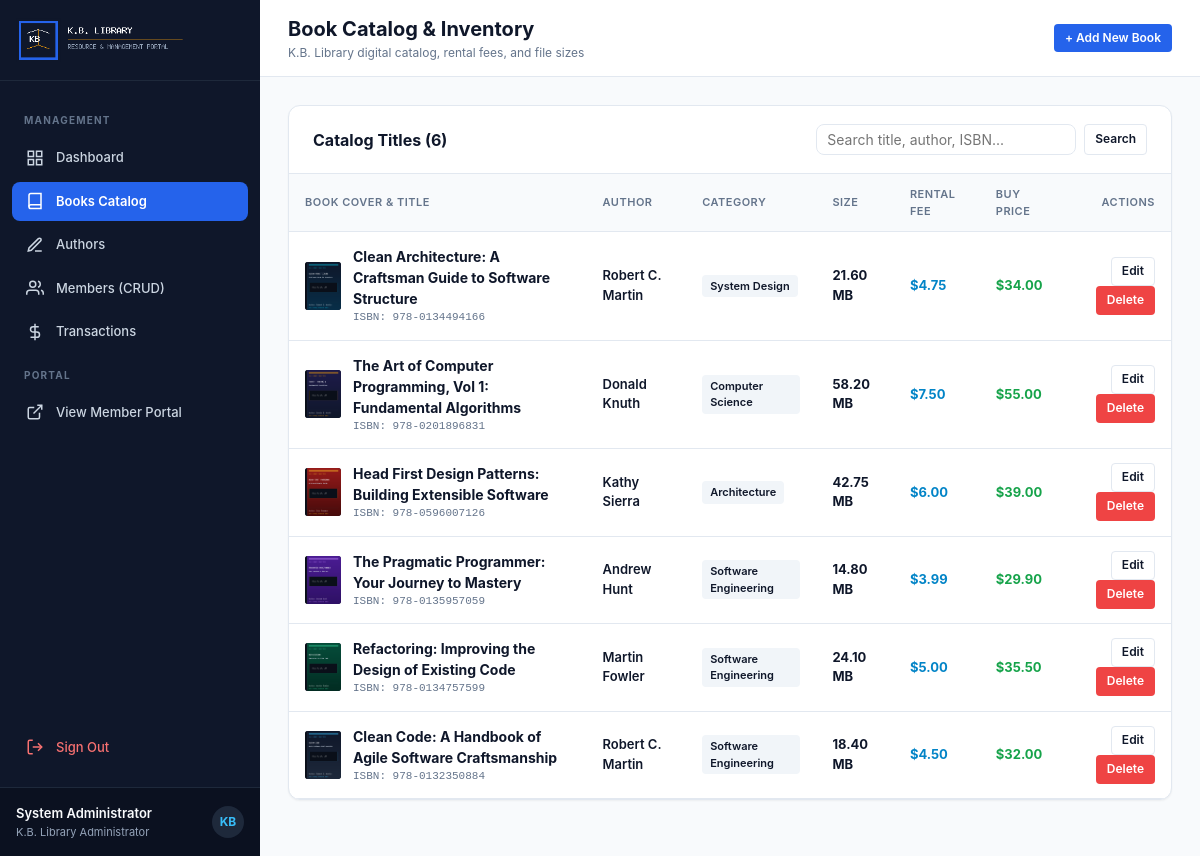
The app's page /admin_books.php (signed in) with its own data.
### tables this page shows
CREATE TABLE books (
    id INT AUTO_INCREMENT PRIMARY KEY,
    author_id INT NOT NULL,
    title VARCHAR(200) NOT NULL,
    isbn VARCHAR(30) NULL,
    category VARCHAR(100) NOT NULL,
    rent_price DECIMAL(10,2) NOT NULL DEFAULT 5.00,
    buy_price DECIMAL(10,2) NOT NULL DEFAULT 25.00,
    size_mb DECIMAL(8,2) NOT NULL DEFAULT 15.50,
    total_copies INT NOT NULL DEFAULT 100,
    available_copies INT NOT NULL DEFAULT 100,
    cover_image VARCHAR(255) NULL,
    created_at TIMESTAMP DEFAULT CURRENT_TIMESTAMP,
    CONSTRAINT fk_books_author FOREIGN KEY (author_id) REFERENCES authors(id) ON DELETE CASCADE
);

CREATE TABLE authors (
    id INT AUTO_INCREMENT PRIMARY KEY,
    name VARCHAR(150) NOT NULL,
    email VARCHAR(150) NULL,
    biography TEXT NULL,
    created_at TIMESTAMP DEFAULT CURRENT_TIMESTAMP
);

### admin_books.php (the view, shortened to what this page needs)
<?php
require_once __DIR__ . '/db.php';
$action = $_GET['action'] ?? 'list';
$search_query = trim($_GET['q'] ?? '');
$sql = "
    SELECT b.*, a.name AS author_name
    FROM books b
    JOIN authors a ON b.author_id = a.id
    WHERE 1=1
";
$params = [];
$sql .= " ORDER BY b.id DESC";
$stmt = $pdo->prepare($sql);
$stmt->execute($params);
$books = $stmt->fetchAll();
?>
<!DOCTYPE html>
<html lang="en">
<head>
    <link rel="stylesheet" href="css/style.css">
</head>
<body>
    <div class="app-layout">
        <?php include __DIR__ . '/admin_sidebar.php'; ?>
        <main class="main-content">
            <header class="topbar">
                <div class="topbar-title-section">
                    <h1>Book Catalog &amp; Inventory</h1>
                    <p>K.B. Library digital catalog, rental fees, and file sizes</p>
                </div>
                <div class="topbar-actions">
                    <?php if ($action !== 'create' && $action !== 'edit'): ?>
                        <a href="admin_books.php?action=create" class="btn btn-primary btn-sm">+ Add New Book</a>
                    <?php else: ?>
                        <a href="admin_books.php" class="btn btn-secondary btn-sm">&larr; Back to Catalog</a>
                    <?php endif; ?>
                </div>
            </header>
            <div class="content-body">
                <div class="panel-card">
                    <div class="panel-header">
                        <h2 class="panel-title">Catalog Titles (<?php echo count($books); ?>)</h2>
                        <form method="GET" action="admin_books.php" style="display: flex; gap: 8px;">
                            <input type="text" name="q" class="form-input" style="width: 260px; padding: 6px 10px;" placeholder="Search title, author, ISBN..." value="<?php echo htmlspecialchars($search_query); ?>">
                            <button type="submit" class="btn btn-secondary btn-sm">Search</button>
                        </form>
                    </div>
                    <div class="table-responsive">
                        <table class="table">
                            <thead>
                                <tr>
                                    <th>Book Cover &amp; Title</th>
                                    <th>Author</th>
                                    <th>Category</th>
                                    <th>Size</th>
                                    <th>Rental Fee</th>
                                    <th>Buy Price</th>
                                    <th style="text-align: right;">Actions</th>
                                </tr>
                            </thead>
                            <tbody>
                                <?php if (empty($books)): ?>
                                    <tr>
                                        <td colspan="7" style="text-align: center; padding: 32px; color: var(--text-muted);">
                                            No books found matching your criteria.
                                        </td>
                                    </tr>
                                <?php else: ?>
                                    <?php foreach ($books as $b): ?>
                                        <?php
                                        $cover_path = 'assets/covers/' . ($b['cover_image'] ? $b['cover_image'] : 'default_cover.png');
                                        ?>
                                        <tr>
                                            <td>
                                                <div class="table-avatar-cell">
                                                    <div class="table-book-thumb">
                                                        <img src="<?php echo htmlspecialchars($cover_path); ?>" alt="">
                                                    </div>
                                                    <div>
                                                        <div style="font-weight: 700; color: var(--text-main); font-size: 14px;">
                                                            <?php echo htmlspecialchars($b['title']); ?>
                                                        </div>
                                                        <div style="font-size: 11px; color: var(--text-muted); font-family: monospace;">
                                                            ISBN: <?php echo htmlspecialchars($b['isbn'] ?? 'N/A'); ?>
                                                        </div>
                                                    </div>
                                                </div>
                                            </td>
                                            <td style="font-weight: 600;"><?php echo htmlspecialchars($b['author_name']); ?></td>
                                            <td><span class="badge" style="background: #f1f5f9;"><?php echo htmlspecialchars($b['category']); ?></span></td>
                                            <td><strong><?php echo number_format($b['size_mb'], 2); ?> MB</strong></td>
                                            <td style="color: var(--rent-color); font-weight: 700;">$<?php echo number_format($b['rent_price'], 2); ?></td>
                                            <td style="color: var(--sold-color); font-weight: 700;">$<?php echo number_format($b['buy_price'], 2); ?></td>
                                            <td style="text-align: right;">
                                                <a href="admin_books.php?action=edit&amp;id=<?php echo $b['id']; ?>" class="btn btn-secondary btn-sm">Edit</a>
                                                <a href="admin_books.php?action=delete&amp;id=<?php echo $b['id']; ?>" class="btn btn-danger btn-sm" onclick="return confirm('Delete book title <?php echo htmlspecialchars(addslashes($b['title'])); ?>?');">Delete</a>
                                            </td>
                                        </tr>
                                    <?php endforeach; ?>
                                <?php endif; ?>
                            </tbody>
                        </table>
                    </div>
                </div>
            </div>
        </main>
    </div>
</body>
</html>

### css/style.css (style rules this page uses)
:root { --primary: #2563eb; --primary-dark: #1d4ed8; --primary-light: #eff6ff; --primary-border: #bfdbfe; --accent: #0f172a; --sidebar-bg: #0f172a; --sidebar-hover: #1e293b; --sidebar-active: #3b82f6; --sidebar-text: #cbd5e1; --bg-page: #f8fafc; --bg-card: #ffffff; --border-color: #e2e8f0; --text-main: #0f172a; --text-muted: #64748b; --text-light: #94a3b8; --success: #10b981; --success-bg: #ecfdf5; --success-border: #a7f3d0; --warning: #f59e0b; --warning-bg: #fffbeb; --warning-border: #fde68a; --danger: #ef4444; --danger-bg: #fef2f2; --danger-border: #fecaca; --rent-color: #0284c7; --sold-color: #16a34a; --radius-sm: 4px; --radius-md: 8px; --radius-lg: 12px; --shadow-sm: 0 1px 2px 0 rgba(0, 0, 0, 0.05); --shadow-md: 0 4px 6px -1px rgba(0, 0, 0, 0.08), 0 2px 4px -2px rgba(0, 0, 0, 0.06); --shadow-lg: 0 10px 15px -3px rgba(0, 0, 0, 0.1), 0 4px 6px -4px rgba(0, 0, 0, 0.08); }
*, *::before, *::after { box-sizing: border-box; margin: 0; padding: 0; }
body { font-family: -apple-system, BlinkMacSystemFont, "Segoe UI", Roboto, Helvetica, Arial, sans-serif; background-color: var(--bg-page); color: var(--text-main); line-height: 1.5; -webkit-font-smoothing: antialiased; }
a { color: var(--primary); text-decoration: none; transition: color 0.15s ease; }
.form-input, .form-select, .form-textarea { width: 100%; padding: 10px 14px; font-size: 14px; color: var(--text-main); background-color: #ffffff; border: 1px solid var(--border-color); border-radius: var(--radius-md); outline: none; transition: border-color 0.15s, box-shadow 0.15s; font-family: inherit; }
.btn { display: inline-flex; align-items: center; justify-content: center; gap: 8px; font-weight: 600; font-size: 13px; padding: 9px 16px; border-radius: var(--radius-md); border: 1px solid transparent; cursor: pointer; transition: all 0.15s ease-in-out; text-decoration: none; font-family: inherit; line-height: 1.4; }
.btn-primary { background-color: var(--primary); color: #ffffff; }
.btn-secondary { background-color: #ffffff; border-color: var(--border-color); color: var(--text-main); }
.btn-danger { background-color: var(--danger); color: #ffffff; }
.btn-sm { padding: 5px 10px; font-size: 12px; border-radius: var(--radius-sm); }
.app-layout { display: flex; min-height: 100vh; }
.main-content { flex: 1; display: flex; flex-direction: column; min-width: 0; background-color: var(--bg-page); }
.topbar { background-color: #ffffff; border-bottom: 1px solid var(--border-color); padding: 14px 28px; display: flex; align-items: center; justify-content: space-between; }
.topbar-title-section h1 { font-size: 20px; font-weight: 700; color: var(--text-main); }
.topbar-title-section p { font-size: 12px; color: var(--text-muted); }
.topbar-actions { display: flex; align-items: center; gap: 14px; }
.content-body { padding: 28px; flex: 1; }
.panel-card { background: var(--bg-card); border-radius: var(--radius-lg); border: 1px solid var(--border-color); box-shadow: var(--shadow-sm); margin-bottom: 28px; overflow: hidden; }
.panel-header { padding: 18px 24px; border-bottom: 1px solid var(--border-color); display: flex; align-items: center; justify-content: space-between; flex-wrap: wrap; gap: 12px; }
.panel-title { font-size: 16px; font-weight: 700; color: var(--text-main); }
.table-responsive { width: 100%; overflow-x: auto; }
.table { width: 100%; border-collapse: collapse; text-align: left; font-size: 13px; }
.table th { background-color: #f8fafc; color: var(--text-muted); font-weight: 600; text-transform: uppercase; font-size: 11px; letter-spacing: 0.5px; padding: 12px 16px; border-bottom: 1px solid var(--border-color); }
.table td { padding: 14px 16px; border-bottom: 1px solid var(--border-color); color: var(--text-main); vertical-align: middle; }
.table-avatar-cell { display: flex; align-items: center; gap: 12px; }
.table-book-thumb { width: 36px; height: 48px; border-radius: 3px; overflow: hidden; background-color: #0f172a; flex-shrink: 0; }
.table-book-thumb img { width: 100%; height: 100%; object-fit: cover; }
.badge { display: inline-flex; align-items: center; gap: 4px; padding: 3px 8px; border-radius: var(--radius-sm); font-size: 11px; font-weight: 600; text-transform: capitalize; }

### records on screen
books: cover_image (picture), title "Clean Architecture: A Craftsman Guide to Software Structure", isbn "978-0134494166", author.name "Robert C. Martin", category "System Design", size_mb "21.60", rent_price "4.75", buy_price "34.00"
books: cover_image (picture), title "The Art of Computer Programming, Vol 1: Fundamental Algorithms", isbn "978-0201896831", author.name "Donald Knuth", category "Computer Science", size_mb "58.20", rent_price "7.50", buy_price "55.00"
books: cover_image (picture), title "Head First Design Patterns: Building Extensible Software", isbn "978-0596007126", author.name "Kathy Sierra", category "Architecture", size_mb "42.75", rent_price "6.00", buy_price "39.00"
books: cover_image (picture), title "The Pragmatic Programmer: Your Journey to Mastery", isbn "978-0135957059", author.name "Andrew Hunt", category "Software Engineering", size_mb "14.80", rent_price "3.99", buy_price "29.90"
books: cover_image (picture), title "Refactoring: Improving the Design of Existing Code", isbn "978-0134757599", author.name "Martin Fowler", category "Software Engineering", size_mb "24.10", rent_price "5.00", buy_price "35.50"
books: cover_image (picture), title "Clean Code: A Handbook of Agile Software Craftsmanship", isbn "978-0132350884", author.name "Robert C. Martin", category "Software Engineering", size_mb "18.40", rent_price "4.50", buy_price "32.00"

### other values on screen
$admin_user['name'] "System Administrator"
count($books) "6"
